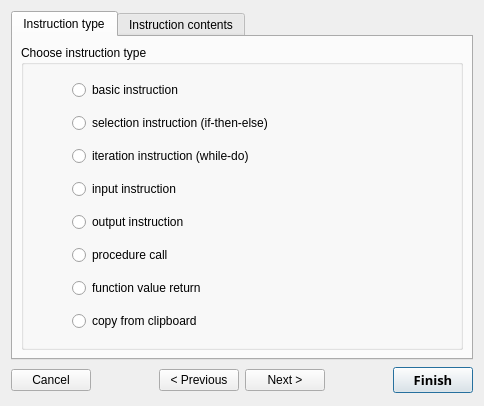
<?xml version="1.0" encoding="UTF-8"?>
<ui version="4.0">
 <author>Aleksander Wojdyga</author>
 <class>InstructionWizardDialog</class>
 <widget class="QDialog" name="InstructionWizardDialog">
  <property name="geometry">
   <rect>
    <x>0</x>
    <y>0</y>
    <width>484</width>
    <height>406</height>
   </rect>
  </property>
  <property name="windowTitle">
   <string>Create instruction</string>
  </property>
  <layout class="QVBoxLayout">
   <item>
    <widget class="QTabWidget" name="tabWidget">
     <property name="currentIndex">
      <number>0</number>
     </property>
     <widget class="QWidget" name="tabType">
      <attribute name="title">
       <string>Instruction type</string>
      </attribute>
      <layout class="QHBoxLayout">
       <property name="spacing">
        <number>6</number>
       </property>
       <property name="margin">
        <number>8</number>
       </property>
       <item>
        <widget class="QGroupBox" name="groupBox_2">
         <property name="title">
          <string>Choose instruction type</string>
         </property>
         <property name="alignment">
          <set>Qt::AlignTop</set>
         </property>
         <layout class="QHBoxLayout">
          <property name="spacing">
           <number>6</number>
          </property>
          <property name="margin">
           <number>8</number>
          </property>
          <item>
           <spacer>
            <property name="orientation">
             <enum>Qt::Horizontal</enum>
            </property>
            <property name="sizeType">
             <enum>QSizePolicy::Fixed</enum>
            </property>
            <property name="sizeHint" stdset="0">
             <size>
              <width>40</width>
              <height>20</height>
             </size>
            </property>
           </spacer>
          </item>
          <item>
           <layout class="QVBoxLayout">
            <property name="spacing">
             <number>6</number>
            </property>
            <property name="margin">
             <number>0</number>
            </property>
            <item>
             <widget class="QRadioButton" name="basicButton">
              <property name="text">
               <string>basic instruction</string>
              </property>
             </widget>
            </item>
            <item>
             <widget class="QRadioButton" name="selectionButton">
              <property name="text">
               <string>selection instruction (if-then-else)</string>
              </property>
             </widget>
            </item>
            <item>
             <widget class="QRadioButton" name="iterationButton">
              <property name="text">
               <string>iteration instruction (while-do)</string>
              </property>
             </widget>
            </item>
            <item>
             <widget class="QRadioButton" name="inputButton">
              <property name="text">
               <string>input instruction</string>
              </property>
             </widget>
            </item>
            <item>
             <widget class="QRadioButton" name="outputButton">
              <property name="text">
               <string>output instruction</string>
              </property>
             </widget>
            </item>
            <item>
             <widget class="QRadioButton" name="callButton">
              <property name="text">
               <string>procedure call</string>
              </property>
             </widget>
            </item>
            <item>
             <widget class="QRadioButton" name="returnButton">
              <property name="text">
               <string>function value return</string>
              </property>
             </widget>
            </item>
            <item>
             <widget class="QRadioButton" name="clipboardButton">
              <property name="enabled">
               <bool>true</bool>
              </property>
              <property name="text">
               <string>copy from clipboard</string>
              </property>
              <property name="checkable">
               <bool>true</bool>
              </property>
             </widget>
            </item>
           </layout>
          </item>
         </layout>
        </widget>
       </item>
      </layout>
     </widget>
     <widget class="QWidget" name="tabContents">
      <attribute name="title">
       <string>Instruction contents</string>
      </attribute>
      <layout class="QVBoxLayout">
       <property name="spacing">
        <number>6</number>
       </property>
       <property name="margin">
        <number>8</number>
       </property>
       <item>
        <widget class="QFrame" name="contentsFrame">
         <property name="frameShape">
          <enum>QFrame::StyledPanel</enum>
         </property>
         <property name="frameShadow">
          <enum>QFrame::Raised</enum>
         </property>
         <layout class="QVBoxLayout">
          <property name="spacing">
           <number>6</number>
          </property>
          <property name="margin">
           <number>8</number>
          </property>
          <item>
           <spacer>
            <property name="orientation">
             <enum>Qt::Vertical</enum>
            </property>
            <property name="sizeHint" stdset="0">
             <size>
              <width>20</width>
              <height>1</height>
             </size>
            </property>
           </spacer>
          </item>
         </layout>
        </widget>
       </item>
      </layout>
     </widget>
    </widget>
   </item>
   <item>
    <layout class="QHBoxLayout">
     <item>
      <widget class="QPushButton" name="cancelPB">
       <property name="text">
        <string>Cancel</string>
       </property>
      </widget>
     </item>
     <item>
      <spacer>
       <property name="orientation">
        <enum>Qt::Horizontal</enum>
       </property>
       <property name="sizeHint" stdset="0">
        <size>
         <width>40</width>
         <height>20</height>
        </size>
       </property>
      </spacer>
     </item>
     <item>
      <widget class="QPushButton" name="prevButton">
       <property name="text">
        <string>&lt; Previous</string>
       </property>
      </widget>
     </item>
     <item>
      <widget class="QPushButton" name="nextButton">
       <property name="text">
        <string>Next &gt;</string>
       </property>
      </widget>
     </item>
     <item>
      <spacer>
       <property name="orientation">
        <enum>Qt::Horizontal</enum>
       </property>
       <property name="sizeHint" stdset="0">
        <size>
         <width>21</width>
         <height>29</height>
        </size>
       </property>
      </spacer>
     </item>
     <item>
      <widget class="QPushButton" name="finishButton">
       <property name="font">
        <font>
         <family>Lucida Sans</family>
         <pointsize>10</pointsize>
         <weight>75</weight>
         <italic>false</italic>
         <bold>true</bold>
         <underline>false</underline>
         <strikeout>false</strikeout>
        </font>
       </property>
       <property name="text">
        <string>Finish</string>
       </property>
       <property name="default">
        <bool>true</bool>
       </property>
      </widget>
     </item>
    </layout>
   </item>
  </layout>
 </widget>
 <resources/>
 <connections>
  <connection>
   <sender>cancelPB</sender>
   <signal>clicked()</signal>
   <receiver>InstructionWizardDialog</receiver>
   <slot>reject()</slot>
   <hints>
    <hint type="sourcelabel">
     <x>132</x>
     <y>381</y>
    </hint>
    <hint type="destinationlabel">
     <x>241</x>
     <y>202</y>
    </hint>
   </hints>
  </connection>
  <connection>
   <sender>finishButton</sender>
   <signal>clicked()</signal>
   <receiver>InstructionWizardDialog</receiver>
   <slot>accept()</slot>
   <hints>
    <hint type="sourcelabel">
     <x>436</x>
     <y>381</y>
    </hint>
    <hint type="destinationlabel">
     <x>241</x>
     <y>202</y>
    </hint>
   </hints>
  </connection>
 </connections>
</ui>
